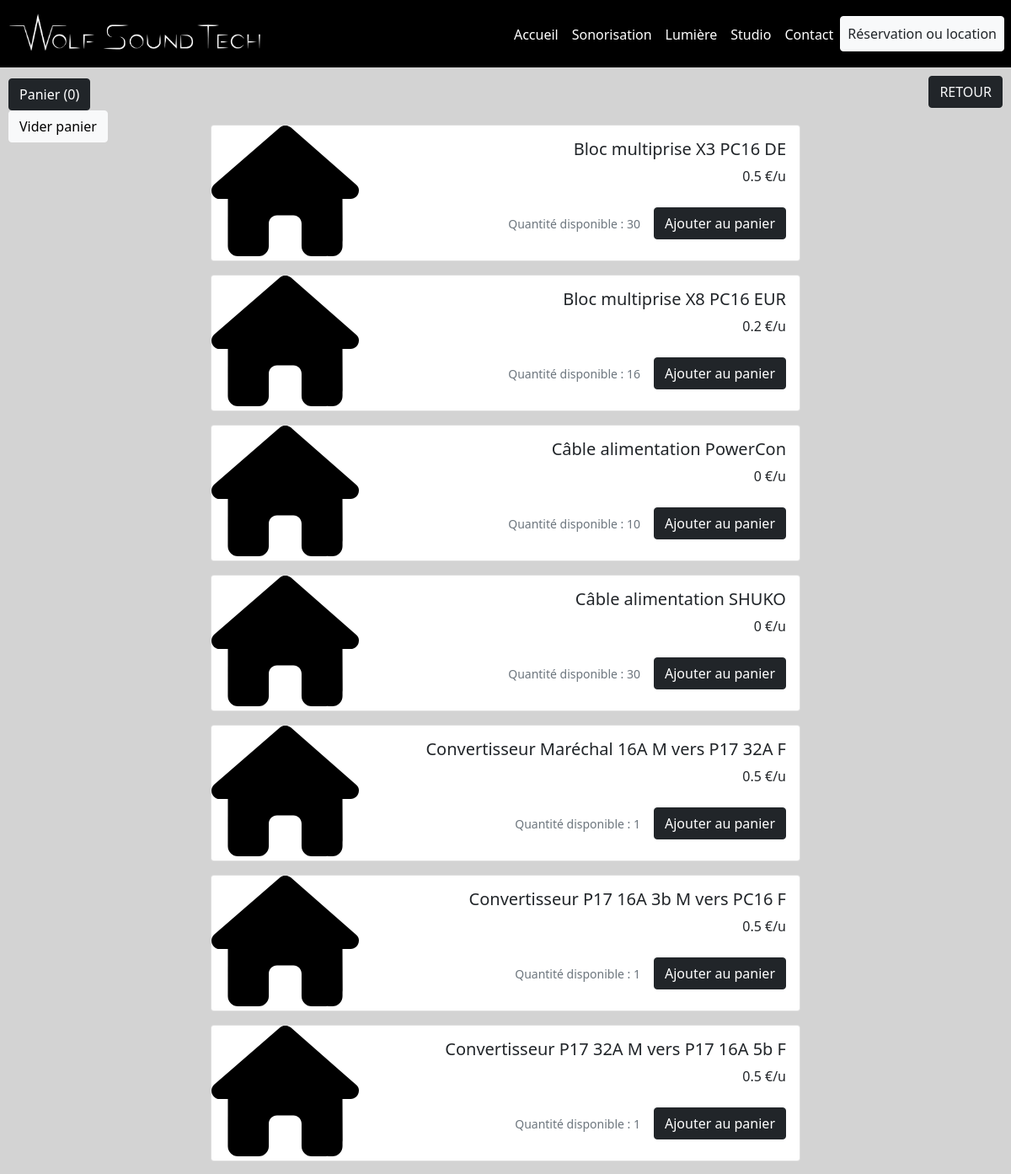
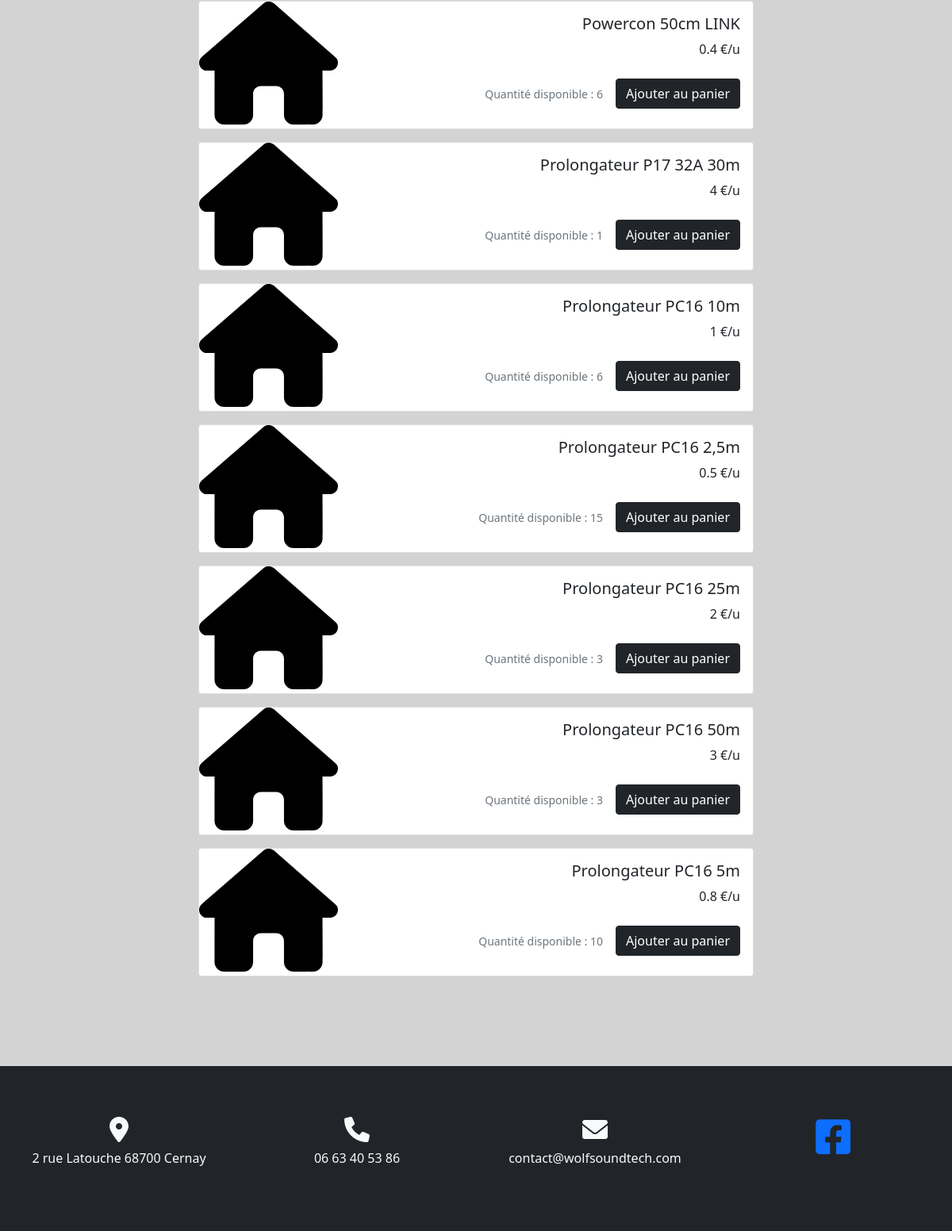
/index2.php?page=elec, run on the app's committed database (2 pictures, top to bottom).
### tables this page shows
CREATE TABLE `produit` (
  `ref` varchar(50) NOT NULL,
  `libellePrd` varchar(200) NOT NULL,
  `descriptionPrd` text NOT NULL,
  `imgPrd` text NOT NULL,
  `prix` float NOT NULL,
  `qte` int NOT NULL,
  `catID` int NOT NULL,
  `sousCatID` int DEFAULT NULL,
  `created_at` datetime DEFAULT NULL,
  `updated_at` datetime DEFAULT NULL,
  `deleted_at` datetime DEFAULT NULL
);

### classes/produits.php (called while the page is built, shortened)
<?php function afficherPrdC2SC3()
{
    if(require("config/connexion.php"))
    {
        $req=$access->prepare("SELECT libellePrd, descriptionPrd, imgPrd, prix, qte FROM produit WHERE sousCatID=6 ORDER BY libellePrd");
        $req->execute();
        $data = $req->fetchAll(PDO::FETCH_OBJ);
        return $data;
    }
} ?>

### rub/elec.php (the view)
<?php
require("classes/produits.php");
  $Elec=afficherPrdC2SC3();
?>
<div class="container-fluid">
<a href="index2.php?page=cbl" class="btn btn-dark text-decoration-none text-light" style="position: absolute;top: 90px;right: 10px; z-index : 1;">RETOUR</a>
<div class="row m-auto">
<div class="col-12 mb-5 mt-5 pb-5">
<?php foreach($Elec as $elec) { ?>
    <div class="card mb-3 m-auto" style="max-width: 700px">
        <div class="row g-0">
            <div class="col-md-3">
                    <img src="<?= $elec->imgPrd?>" class="card-img img-fluid d-none d-md-block" alt="<?= $elec->libellePrd ?>">
                </div>
                <div class="col-md-9">
             <div class="card-body text-end">
                <h5 class="card-title"><?= $elec->libellePrd?></h5>
                <p class="card-text"><?= $elec->prix.' €/u'?></p>
               <span class="d-flex justify-content-end align-items-center"> <p class="card-text pt-3"><small class="text-muted mx-3"><?= 'Quantité disponible : '.$elec->qte?></small></p><button class="add-to-cart btn btn-dark"
               data-name=<?= $elec->libellePrd?>
               data-price=<?= $elec->prix
               ?>
                   >Ajouter au panier
                </button></span>
             </div>
            </div>
        </div>
    </div>
    <?php } ?>
</div>
</div>
</div>

### css/style.css (style rules this page uses)
body { margin-top: 100px; }
.card { margin-bottom: 20px; }

### data on the page
produit: imgPrd (picture), libellePrd "Bloc multiprise X3 PC16 DE", prix "0.5", qte "30"
produit: imgPrd (picture), libellePrd "Bloc multiprise X8 PC16 EUR", prix "0.2", qte "16"
produit: imgPrd (picture), libellePrd "Câble alimentation PowerCon", prix "0", qte "10"
produit: imgPrd (picture), libellePrd "Câble alimentation SHUKO", prix "0", qte "30"
produit: imgPrd (picture), libellePrd "Convertisseur Maréchal 16A M vers P17 32A F", prix "0.5", qte "1"
produit: imgPrd (picture), libellePrd "Convertisseur P17 16A 3b M vers PC16 F", prix "0.5", qte "1"
produit: imgPrd (picture), libellePrd "Convertisseur P17 32A M vers P17 16A 5b F", prix "0.5", qte "1"
produit: imgPrd (picture), libellePrd "Powercon 50cm LINK", prix "0.4", qte "6"
produit: imgPrd (picture), libellePrd "Prolongateur P17 32A 30m", prix "4", qte "1"
produit: imgPrd (picture), libellePrd "Prolongateur PC16 10m", prix "1", qte "6"
produit: imgPrd (picture), libellePrd "Prolongateur PC16 2,5m", prix "0.5", qte "15"
produit: imgPrd (picture), libellePrd "Prolongateur PC16 25m", prix "2", qte "3"
produit: imgPrd (picture), libellePrd "Prolongateur PC16 50m", prix "3", qte "3"
produit: imgPrd (picture), libellePrd "Prolongateur PC16 5m", prix "0.8", qte "10"
